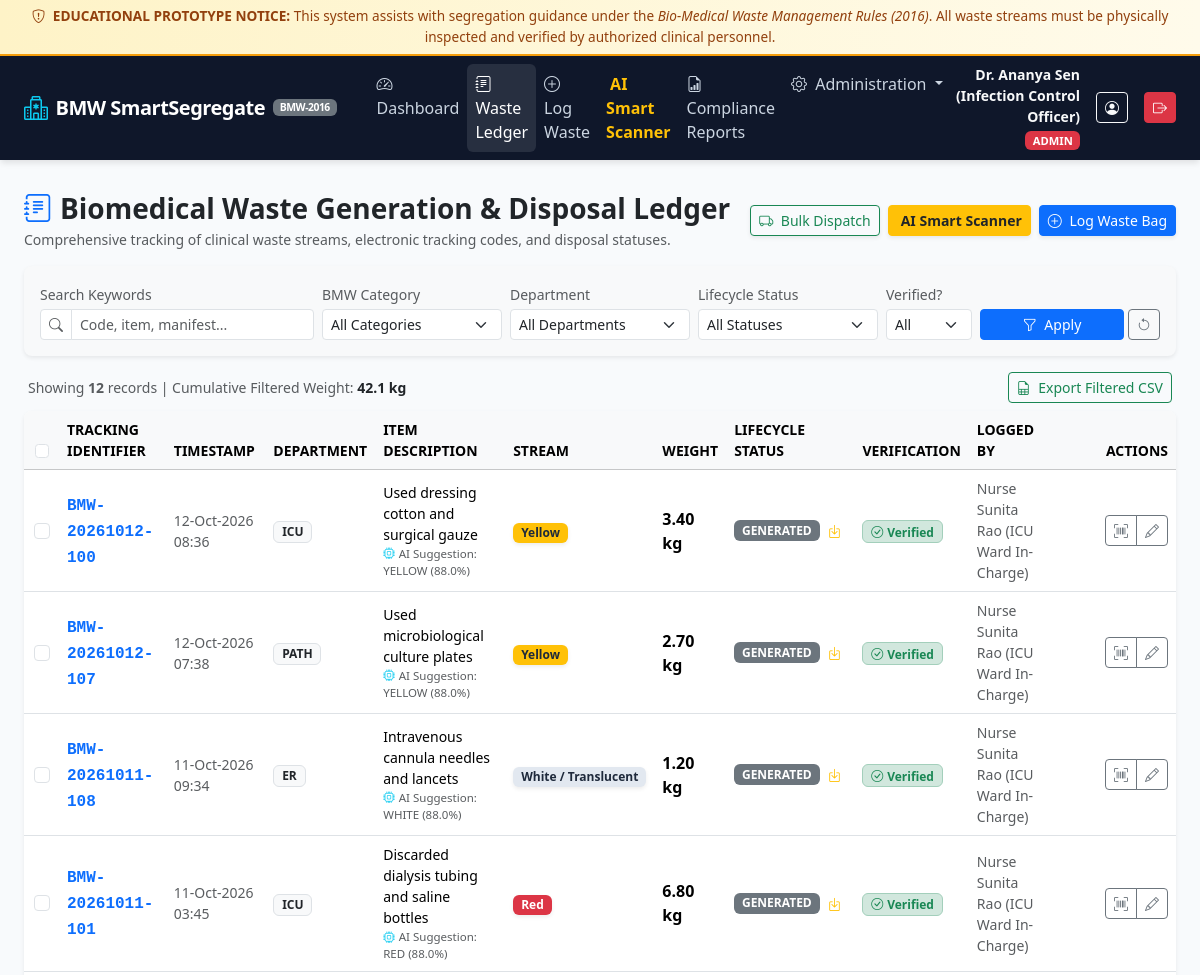
The app's page /waste (signed in, upper part), older data.
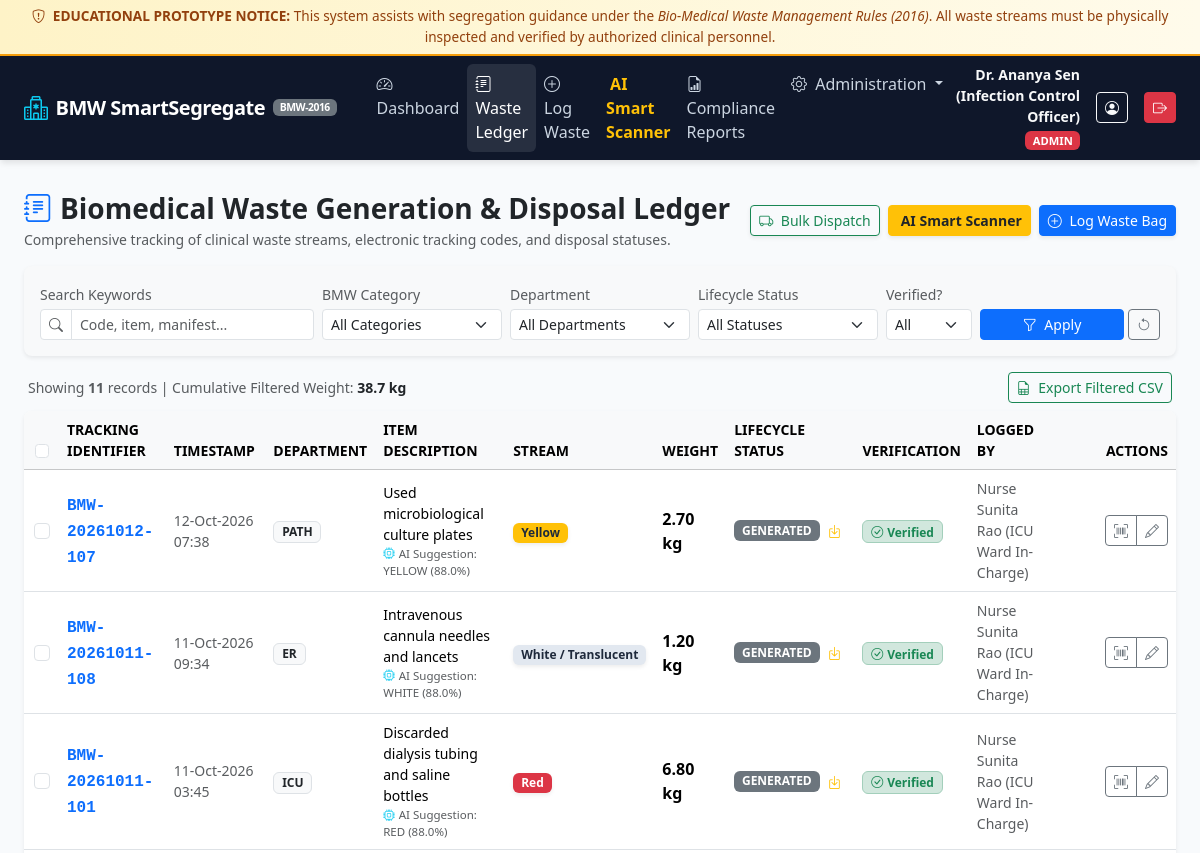
The same page, newer data.
### app/models/waste_record.py (models this page shows, shortened)
class WasteRecord(db.Model):
    __tablename__ = "waste_records"
    STATUS_GENERATED = "GENERATED"
    STATUS_STORED = "STORED"
    STATUS_DISPATCHED = "DISPATCHED"
    id = db.Column(db.Integer, primary_key=True)
    tracking_code = db.Column(db.String(32), unique=True, nullable=False, index=True)
    department_id = db.Column(db.Integer, db.ForeignKey("departments.id"), nullable=False)
    category_id = db.Column(db.Integer, db.ForeignKey("waste_categories.id"), nullable=False)
    logged_by_id = db.Column(db.Integer, db.ForeignKey("users.id"), nullable=False)
    verified_by_id = db.Column(db.Integer, db.ForeignKey("users.id"), nullable=True)
    quantity_kg = db.Column(db.Float, nullable=False)
    item_description = db.Column(db.String(255), nullable=False)
    image_filename = db.Column(db.String(255), nullable=True)
    ai_suggested_category = db.Column(db.String(50), nullable=True)
    ai_confidence = db.Column(db.Float, nullable=True)
    staff_verified = db.Column(db.Boolean, default=False, nullable=False)
    disposal_status = db.Column(db.String(20), default=STATUS_GENERATED, nullable=False)
    dispatch_manifest_no = db.Column(db.String(64), nullable=True)
    dispatch_carrier = db.Column(db.String(128), nullable=True)
    remarks = db.Column(db.Text, nullable=True)
    created_at = db.Column(db.DateTime, default=datetime.utcnow, nullable=False, index=True)
    updated_at = db.Column(db.DateTime, default=datetime.utcnow, onupdate=datetime.utcnow, nullable=False)
    feedbacks = db.relationship("PredictionFeedback", backref="waste_record", lazy="dynamic", cascade="all, delete-orphan")

### app/models/department.py (models this page shows, shortened)
class Department(db.Model):
    __tablename__ = "departments"
    id = db.Column(db.Integer, primary_key=True)
    code = db.Column(db.String(20), unique=True, nullable=False, index=True)
    name = db.Column(db.String(100), nullable=False)
    floor_location = db.Column(db.String(50), nullable=True)
    contact_person = db.Column(db.String(100), nullable=True)
    is_active = db.Column(db.Boolean, default=True, nullable=False)
    created_at = db.Column(db.DateTime, default=datetime.utcnow, nullable=False)
    records = db.relationship("WasteRecord", backref="department", lazy="dynamic")

### app/models/category.py (models this page shows, shortened)
class WasteCategory(db.Model):
    __tablename__ = "waste_categories"
    id = db.Column(db.Integer, primary_key=True)
    code = db.Column(db.String(30), unique=True, nullable=False, index=True)
    name = db.Column(db.String(120), nullable=False)
    bin_color_name = db.Column(db.String(30), nullable=False)
    bin_color_hex = db.Column(db.String(10), nullable=False, default="#ffc107")
    badge_class = db.Column(db.String(50), nullable=False, default="bg-warning text-dark")
    container_type = db.Column(db.String(150), nullable=False)
    treatment_method = db.Column(db.Text, nullable=False)
    permitted_items = db.Column(db.Text, nullable=False)
    prohibited_items = db.Column(db.Text, nullable=False)
    storage_instructions = db.Column(db.Text, nullable=True)
    is_active = db.Column(db.Boolean, default=True, nullable=False)
    created_at = db.Column(db.DateTime, default=datetime.utcnow, nullable=False)
    records = db.relationship("WasteRecord", backref="category", lazy="dynamic")

### app/models/user.py (models this page shows, shortened)
class User(UserMixin, db.Model):
    __tablename__ = "users"
    ROLE_ADMIN = "ADMIN"
    ROLE_STAFF = "STAFF"
    id = db.Column(db.Integer, primary_key=True)
    username = db.Column(db.String(64), unique=True, nullable=False, index=True)
    email = db.Column(db.String(120), unique=True, nullable=False, index=True)
    password_hash = db.Column(db.String(256), nullable=False)
    full_name = db.Column(db.String(120), nullable=False)
    role = db.Column(db.String(20), nullable=False, default=ROLE_STAFF)
    is_active = db.Column(db.Boolean, default=True, nullable=False)
    created_at = db.Column(db.DateTime, default=datetime.utcnow, nullable=False)
    logged_records = db.relationship("WasteRecord", backref="logger", foreign_keys="WasteRecord.logged_by_id", lazy="dynamic")
    verified_records = db.relationship("WasteRecord", backref="verifier", foreign_keys="WasteRecord.verified_by_id", lazy="dynamic")
    feedbacks = db.relationship("PredictionFeedback", backref="user", lazy="dynamic")
    @property
    def is_admin_user(self) -> bool:
        return self.role == self.ROLE_ADMIN

### app/routes/waste.py (the view, shortened to what this page needs)
@waste_bp.route("")
@login_required
def list_records():
    query = WasteRecord.query
    q = request.args.get("q", "").strip()
    category_id = request.args.get("category_id", type=int)
    if category_id:
        query = query.filter(WasteRecord.category_id == category_id)
    department_id = request.args.get("department_id", type=int)
    if department_id:
        query = query.filter(WasteRecord.department_id == department_id)
    status = request.args.get("status", "").strip()
    if status and status in [WasteRecord.STATUS_GENERATED, WasteRecord.STATUS_STORED, WasteRecord.STATUS_DISPATCHED]:
        query = query.filter(WasteRecord.disposal_status == status)
    verified = request.args.get("verified", "").strip()
    if verified == "yes":
        query = query.filter(WasteRecord.staff_verified == True)
    elif verified == "no":
        query = query.filter(WasteRecord.staff_verified == False)
    date_from = request.args.get("date_from", "").strip()
    if date_from:
        try:
            d_from = datetime.strptime(date_from, "%Y-%m-%d")
            query = query.filter(WasteRecord.created_at >= d_from)
        except ValueError:
            pass
    date_to = request.args.get("date_to", "").strip()
    if date_to:
        try:
            d_to = datetime.strptime(date_to, "%Y-%m-%d").replace(hour=23, minute=59, second=59)
            query = query.filter(WasteRecord.created_at <= d_to)
        except ValueError:
            pass
    records = query.order_by(WasteRecord.created_at.desc()).all()
    filtered_weight = sum(r.quantity_kg for r in records)
    categories = WasteCategory.query.filter_by(is_active=True).all()
    departments = Department.query.filter_by(is_active=True).all()
    return render_template(
        "waste/list.html",
        records=records,
        filtered_weight=round(filtered_weight, 2),
        categories=categories,
        departments=departments,
        current_q=q,
        current_category=category_id,
        current_department=department_id,
        current_status=status,
        current_verified=verified,
        current_date_from=date_from,
        current_date_to=date_to
    )

### app/templates/waste/list.html (shortened to what the changed rows need)
{% extends "base.html" %}
{% block content %}
<div class="d-flex justify-content-between align-items-center mb-2 px-1">
  <div class="small text-muted">
    Showing <strong>{{ records|length }}</strong> records | Cumulative Filtered Weight: <strong class="text-dark">{{ filtered_weight }} kg</strong>
  </div>
</div>
<form id="ledgerForm" method="POST" action="{{ url_for('waste.bulk_dispatch') }}">
  <div class="card shadow-sm border-0 rounded-3 overflow-hidden">
    <div class="table-responsive">
      <table class="table table-hover align-middle mb-0">
        <thead class="table-light small text-secondary">
          <tr>
            <th width="35" class="text-center">
              <input type="checkbox" id="selectAllCheckbox" class="form-check-input">
            </th>
            <th>TRACKING IDENTIFIER</th>
            <th>TIMESTAMP</th>
            <th>DEPARTMENT</th>
            <th>ITEM DESCRIPTION</th>
            <th>STREAM</th>
            <th>WEIGHT</th>
            <th>LIFECYCLE STATUS</th>
            <th>VERIFICATION</th>
            <th>LOGGED BY</th>
            <th class="text-end">ACTIONS</th>
          </tr>
        </thead>
        <tbody>
          {% for record in records %}
          <tr>
            <td class="text-center">
              {% if record.disposal_status != 'DISPATCHED' %}
              <input type="checkbox" name="record_ids" value="{{ record.id }}" class="form-check-input record-checkbox">
              {% else %}
              <i class="bi bi-check2 text-muted" title="Already Dispatched"></i>
              {% endif %}
            </td>
            <td>
              <a href="{{ url_for('waste.view_record', record_id=record.id) }}" class="fw-bold font-monospace text-decoration-none">
                {{ record.tracking_code }}
              </a>
            </td>
            <td class="small text-muted">{{ record.created_at.strftime('%d-%b-%Y %H:%M') }}</td>
            <td>
              <span class="badge bg-light text-dark border">{{ record.department.code }}</span>
            </td>
            <td class="small">
              <div>{{ record.item_description }}</div>
              {% if record.ai_suggested_category %}
                <div class="text-muted" style="font-size: 0.72rem;">
                  <i class="bi bi-cpu me-1 text-info"></i>AI Suggestion: {{ record.ai_suggested_category }} ({{ "%.1f"|format(record.ai_confidence * 100) if record.ai_confidence else 'N/A' }}%)
                </div>
              {% endif %}
            </td>
            <td>
              <span class="badge px-2 py-1 shadow-sm" style="background-color: {{ record.category.bin_color_hex }}; color: {% if record.category.code in ['WHITE', 'YELLOW'] %}#1e293b{% else %}#ffffff{% endif %};">
                {{ record.category.bin_color_name }}
              </span>
            </td>
            <td class="fw-bold">{{ "%.2f"|format(record.quantity_kg) }} kg</td>
            <td>
              <div class="d-flex align-items-center gap-1">
                <span class="badge {% if record.disposal_status == 'DISPATCHED' %}bg-success{% elif record.disposal_status == 'STORED' %}bg-warning text-dark{% else %}bg-secondary{% endif %}">
                  {{ record.disposal_status }}
                </span>
                {% if record.disposal_status == 'GENERATED' %}
                <button type="button" class="btn btn-xs btn-outline-warning p-0 px-1 border-0"
                        onclick="quickAdvanceStatus('{{ record.id }}', 'STORED')" title="Advance to STORED in holding">
                  <i class="bi bi-box-arrow-in-down small"></i>
                </button>
                {% elif record.disposal_status == 'STORED' %}
                <button type="button" class="btn btn-xs btn-outline-success p-0 px-1 border-0"
                        onclick="quickAdvanceStatus('{{ record.id }}', 'DISPATCHED')" title="Advance to DISPATCHED">
                  <i class="bi bi-truck small"></i>
                </button>
                {% endif %}
              </div>
            </td>
            <td>
              {% if record.staff_verified %}
                <span class="badge bg-success-subtle text-success border border-success-subtle">
                  <i class="bi bi-check-circle me-1"></i>Verified
                </span>
              {% else %}
                <span class="badge bg-warning-subtle text-warning border border-warning-subtle">
                  <i class="bi bi-exclamation-circle me-1"></i>Unverified
                </span>
              {% endif %}
            </td>
            <td class="small text-muted">{{ record.logger.full_name }}</td>
            <td class="text-end">
              <div class="btn-group btn-group-sm">
                <a href="{{ url_for('waste.view_record', record_id=record.id) }}" class="btn btn-outline-secondary" title="View Printable Slip">
                  <i class="bi bi-upc-scan"></i>
                </a>
                <a href="{{ url_for('waste.edit_record', record_id=record.id) }}" class="btn btn-outline-secondary" title="Edit">
                  <i class="bi bi-pencil"></i>
                </a>
              </div>
            </td>
          </tr>
          {% endfor %}
        </tbody>
      </table>
    </div>
  </div>
</form>
{% endblock %}

Row changes from the older to the newer data that the page shows:
removed WasteRecord: tracking_code "BMW-20261012-100", created_at "12-Oct-2026 08:36", department.code "ICU", item_description "Used dressing cotton and surgical gauze", ai_suggested_category "YELLOW", ai_confidence "88.0", category.bin_color_name "Yellow", quantity_kg "3.40", disposal_status "GENERATED", staff_verified True (drawn), logger.full_name "Nurse Sunita Rao (ICU Ward In-Charge)"
Text that changed along with them:
{{ records|length }}: "12" → "11"
{{ filtered_weight }}: "42.1" → "38.7"
